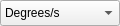
<?xml version="1.0" encoding="UTF-8"?>
<ui version="4.0">
 <class>DialogServiceAngleRateUnitFrame</class>
 <widget class="QFrame" name="DialogServiceAngleRateUnitFrame">
  <property name="geometry">
   <rect>
    <x>0</x>
    <y>0</y>
    <width>120</width>
    <height>26</height>
   </rect>
  </property>
  <property name="minimumSize">
   <size>
    <width>120</width>
    <height>26</height>
   </size>
  </property>
  <property name="maximumSize">
   <size>
    <width>120</width>
    <height>26</height>
   </size>
  </property>
  <property name="windowTitle">
   <string>serviceAngleRate</string>
  </property>
  <property name="windowOpacity">
   <double>1.000000000000000</double>
  </property>
  <property name="autoFillBackground">
   <bool>false</bool>
  </property>
  <property name="frameShape">
   <enum>QFrame::NoFrame</enum>
  </property>
  <property name="frameShadow">
   <enum>QFrame::Plain</enum>
  </property>
  <property name="lineWidth">
   <number>0</number>
  </property>
  <widget class="QWidget" name="layoutWidget">
   <property name="geometry">
    <rect>
     <x>0</x>
     <y>0</y>
     <width>120</width>
     <height>26</height>
    </rect>
   </property>
   <layout class="QGridLayout" name="gridLayout">
    <item row="0" column="0">
     <widget class="QComboBox" name="comboBoxAngleRateUnitsChoice">
      <property name="minimumSize">
       <size>
        <width>120</width>
        <height>26</height>
       </size>
      </property>
      <property name="maximumSize">
       <size>
        <width>120</width>
        <height>26</height>
       </size>
      </property>
      <item>
       <property name="text">
        <string>Degrees/s</string>
       </property>
      </item>
      <item>
       <property name="text">
        <string>Radians/s</string>
       </property>
      </item>
     </widget>
    </item>
   </layout>
  </widget>
 </widget>
 <resources/>
 <connections/>
</ui>
